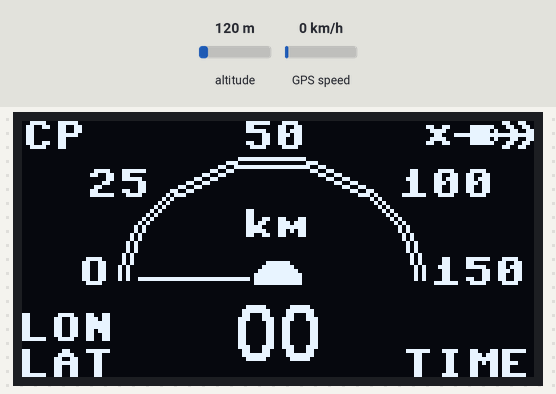
A program run on a simulated Raspberry Pi Pico running MicroPython. On the bench: 128×64 one-colour display. The inputs (shaded band) are chosen by the test bench; at power-on: GPS speed 0 km/h, altitude 120 m. The GPS gets a fix after 3 s at 37.7749, -122.4194 with 8 satellites; library files of the repository ran but are not shown: ssd1306.py, micropyGPS.py, freesans20.py, writer.py; what the program prints to the serial console is not drawn.

Above: at 1.2 s.
1.3 s: GPS speed set to 97 km/h
At 3.8 s:
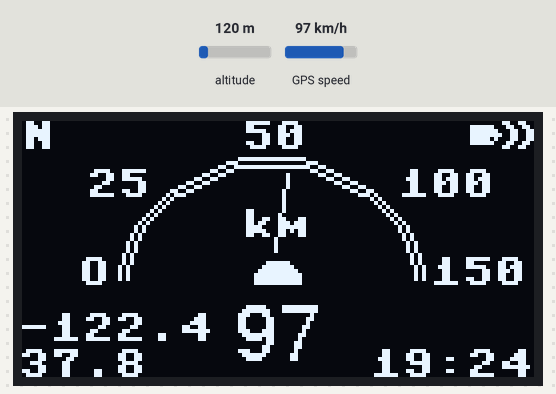
4.5 s: GPS speed set to 101 km/h
At 5.5 s:
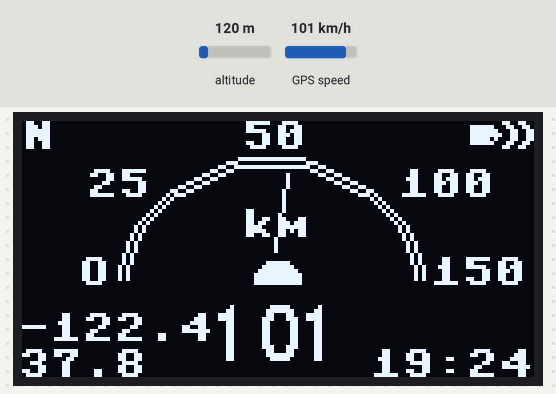
6.5 s: GPS speed set to 2 km/h
At 7.6 s:
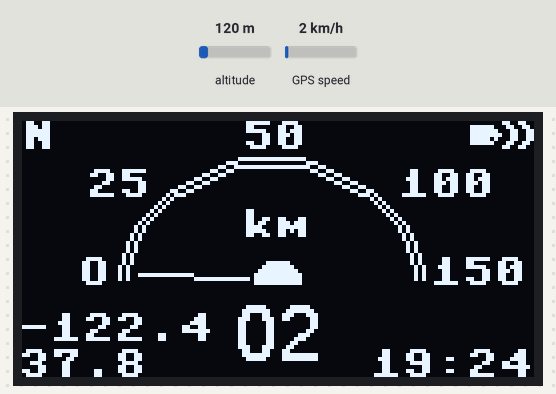
Timing chart, 0 to 9.5 s (numbered marks = the images above; inputs shaded):
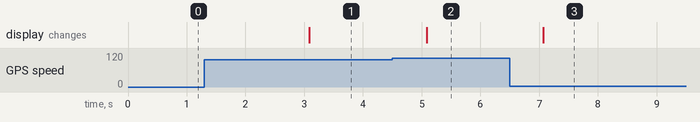

The program:

main.py
```python
from machine import Pin, UART, I2C
import utime, time

from ssd1306 import SSD1306_I2C
from micropyGPS import MicropyGPS
import freesans20
import writer

i2c=I2C(1, sda=Pin(26), scl=Pin(27), freq=400000)
display = SSD1306_I2C(128, 64, i2c)

gps_module = UART(1, baudrate=9600, tx=Pin(4), rx=Pin(5))

TIMEZONE = 9
my_gps = MicropyGPS(TIMEZONE)
speed1 = 0

def convert(parts):
    if (parts[0] == 0):
        return None

    data = parts[0]+(parts[1]/60.0)
    if (parts[2] == 'S'):
        data = -data
    if (parts[2] == 'W'):
        data = -data

    data = '{0:.1f}'.format(data) # to 6 decimal places
    return str(data)

def interface():
    display.text("O",14,34)
    display.text("25",16,12)
    display.text("50",55,0)
    display.text("100",94,12)
    display.text("150",102,34)

    display.fill_rect(112, 1, 5, 5, 1) # 커넥팅
    display.line(117, 1, 119, 3, 1)
    display.line(117, 5, 119, 3, 1)

    display.fill_rect(58, 38, 12, 3, 1) #중앙 속도계
    display.fill_rect(61, 35, 6, 3, 1)
    display.line(69, 38, 65, 35, 1)
    display.line(58, 38, 62, 35, 1)
    display.fill_rect(60, 37, 2, 2, 1)
    display.fill_rect(67, 37, 2, 2, 1)

    display.text("km",55,22)

    display.line(24, 39, 24, 36, 1) # 여기부터 왼 반원
    display.line(25, 35, 25, 33, 1)
    display.line(26, 32, 26, 30, 1)
    display.line(27, 29, 27, 28, 1)
    display.line(28, 27, 28, 26, 1)
    display.line(29, 25, 29, 25, 1)

    display.line(30, 24, 36, 18, 1)

    display.line(37, 17, 38, 17, 1)
    display.line(39, 16, 40, 16, 1)
    display.line(41, 15, 42, 15, 1)
    display.line(43, 14, 44, 14, 1)
    display.line(45, 13, 46, 13, 1)

    display.line(47, 12, 48, 12, 1)
    display.line(49, 11, 50, 11, 1)
    display.line(51, 10, 53, 10, 1)

    display.line(54, 9, 70, 9, 1)

    display.line(100, 39, 100, 36, 1) # 여기부터 오른 반원
    display.line(99, 35, 99, 33, 1)
    display.line(98, 32, 98, 30, 1)
    display.line(97, 29, 97, 28, 1)
    display.line(96, 27, 96, 26, 1)
    display.line(95, 25, 95, 25, 1)

    display.line(94, 24, 88, 18, 1)

    display.line(87, 17, 86, 17, 1)
    display.line(85, 16, 84, 16, 1)
    display.line(83, 15, 82, 15, 1)
    display.line(81, 14, 80, 14, 1)
    display.line(79, 13, 78, 13, 1)

    display.line(77, 12, 76, 12, 1)
    display.line(75, 11, 74, 11, 1)
    display.line(73, 10, 71, 10, 1)
    #########################################################

    display.line(26, 39, 26, 36, 1) # 여기부터 왼 반원2
    display.line(27, 35, 27, 33, 1)
    display.line(28, 32, 28, 30, 1)
    display.line(29, 29, 29, 28, 1)
    display.line(30, 27, 30, 26, 1)
    display.line(31, 25, 31, 25, 1)

    display.line(32, 24, 38, 18, 1)

    display.line(39, 18, 40, 18, 1)
    display.line(41, 17, 42, 17, 1)
    display.line(43, 16, 44, 16, 1)
    display.line(45, 15, 46, 15, 1)
    display.line(47, 14, 48, 14, 1)

    display.line(49, 13, 50, 13, 1)
    display.line(51, 12, 52, 12, 1)
    display.line(53, 11, 54, 11, 1)

    display.line(54, 11, 70, 11, 1)

    display.line(98, 39, 98, 36, 1) # 여기부터 오른 반원2
    display.line(97, 35, 97, 33, 1)
    display.line(96, 32, 96, 30, 1)
    display.line(95, 29, 95, 28, 1)
    display.line(94, 27, 94, 26, 1)
    display.line(93, 25, 93, 25, 1)

    display.line(92, 24, 86, 18, 1)

    display.line(85, 18, 84, 18, 1)
    display.line(83, 17, 82, 17, 1)
    display.line(81, 16, 80, 16, 1)
    display.line(79, 15, 78, 15, 1)
    display.line(77, 14, 76, 14, 1)

    display.line(75, 13, 74, 13, 1)
    display.line(73, 12, 72, 12, 1)
    display.line(71, 11, 70, 11, 1)

font_writer = writer.Writer(display, freesans20)
speed1 = 0
zeroo = 1
font_writer.set_textpos(54, 44)
font_writer.printstring('00')
display.line(56, 39, 29, 39, 1)
display.text('LON',-1,48,1) #위도
display.text('LAT',-1,57,1) # 경도
display.text("TIME",95,57) #시간
display.text("CP",0,0)

while True:
    interface()
    length = gps_module.any()
    if length>0:
        b = gps_module.read(length)
        for x in b:
            msg = my_gps.update(chr(x))
    #_________________________________________________
    latitude = convert(my_gps.latitude)
    longitude = convert(my_gps.longitude)
    #_________________________________________________

    if (latitude == None and latitude == None):
        #display.text('LON',-1,48,1) #위도
        #display.text('LAT',-1,57,1) # 경도
        #display.text("TIME",95,57) #시간
        #display.line(56, 39, 29, 39, 1)
        display.text("x",100,-1)
        display.line(108, 3, 130, 3, 1)
        display.text(")",118,0)
        display.text(")",122,0)
        #display.text("gps",0,-2)
        display.show()
        continue

    t = my_gps.timestamp
    gpsTime = '{:02d}:{:02d}'.format(t[0], t[1])
    gpsbh = my_gps.compass_direction()
    gpsdate = my_gps.date_string('long')
    speed = my_gps.speed_string('kph') #'kph' or 'mph' or 'knot'
    speed1 = "%0.0f" % float(speed)
    speed2 = int(speed1)
    #_________________________________________________
    display.fill(0)
    interface()
    display.fill_rect(117, 2, 2, 2, 1) # 연결완료
    display.text(")",118,0)
    display.text(")",122,0)
    display.text(longitude,-1,48,1) #위도
    display.text(latitude,-1,57,1) # 경도
    display.text(gpsTime,87,57) #시간
    display.text(gpsbh,0,0) # 방향

    if speed2 <= 9:
        font_writer.set_textpos(54, 44)
        font_writer.printstring('0'+speed1)
    elif speed2 <= 99:
        font_writer.set_textpos(54, 44)
        font_writer.printstring(speed1)
    else:
        font_writer.set_textpos(49, 44)
        font_writer.printstring(speed1)

    if speed2 == 0:
        display.line(56, 39, 29, 39, 1)
    elif speed2 == 1 or speed2 == 2 :
        display.line(56, 39, 29, 38, 1)
    elif speed2 == 3 or speed2 == 4 :
        display.line(56, 39, 29, 37, 1)
    elif speed2 == 5 or speed2 == 6 :
        display.line(56, 39, 29, 36, 1)
    elif speed2 == 7 or speed2 == 8 :
        display.line(56, 39, 29, 35, 1)
    elif speed2 == 9 or speed2 == 10 :
        display.line(56, 39, 29, 34, 1)
    elif speed2 == 11 or speed2 == 12 :
        display.line(56, 38, 30, 33, 1)
    elif speed2 == 13 or speed2 == 14 :
        display.line(56, 37, 31, 32, 1)
    elif speed2 == 15 or speed2 == 16 :
        display.line(56, 37, 32, 31, 1)
    elif speed2 == 17 or speed2 == 18 :
        display.line(56, 36, 32, 30, 1)
    elif speed2 == 19 or speed2 == 20 :
        display.line(56, 36, 33, 29, 1)
    elif speed2 == 21 or speed2 == 22 :
        display.line(56, 36, 33, 28, 1)
    elif speed2 == 23 or speed2 == 24 :
        display.line(57, 35, 34, 27, 1)
    elif speed2 == 25 :
        display.line(58, 35, 37, 23, 1)
    elif speed2 == 26 or speed2 == 27 :
        display.line(58, 35, 38, 21, 1)
    elif speed2 == 28 or speed2 == 29 :
        display.line(58, 35, 40, 20, 1)
    elif speed2 == 30 or speed2 == 31 :
        display.line(58, 35, 42, 19, 1)
    elif speed2 == 32 or speed2 == 33 :
        display.line(59, 34, 44, 18, 1)
    elif speed2 == 34 or speed2 == 35 :
        display.line(60, 33, 46, 17, 1)
    elif speed2 == 36 or speed2 == 37 :
        display.line(60, 32, 48, 16, 1)
    elif speed2 == 38 or speed2 == 39 :
        display.line(60, 32, 50, 15, 1)
    elif speed2 == 40 or speed2 == 41 :
        display.line(60, 32, 52, 14, 1)
    elif speed2 == 42 or speed2 == 43 :
        display.line(60, 32, 54, 13, 1)
    elif speed2 == 44 or speed2 == 45 :
        display.line(61, 32, 56, 12, 1)
    elif speed2 == 46 or speed2 == 47 :
        display.line(62, 32, 57, 11, 1)
    elif speed2 == 48 or speed2 == 49 :
        display.line(62, 32, 59, 11, 1)
    elif speed2 == 50 :
        display.line(63, 32, 63, 13, 1)
    elif 51 <= speed2 or speed2 >= 54  :
        display.line(63, 32, 66, 13, 1)
    elif 55 <= speed2 or speed2 >= 58  :
        display.line(63, 32, 68, 13, 1)
    elif 59 <= speed2 or speed2 >= 62  :
        display.line(64, 32, 70, 13, 1)
    elif 63 <= speed2 or speed2 >= 66  :
        display.line(64, 32, 72, 14, 1)
    elif 67 <= speed2 or speed2 >= 70  :
        display.line(64, 32, 74, 14, 1)
    elif 71 <= speed2 or speed2 >= 74  :
        display.line(64, 32, 76, 15, 1)
    elif 75 <= speed2 or speed2 >= 78  :
        display.line(66, 32, 78, 15, 1)
    elif 79 <= speed2 or speed2 >= 82  :
        display.line(66, 32, 80, 16, 1)
    elif 83 <= speed2 or speed2 >= 86  :
        display.line(68, 32, 82, 18, 1)
    elif 87 <= speed2 or speed2 >= 90  :
        display.line(68, 32, 86, 20, 1)
    elif 91 <= speed2 or speed2 >= 95  :
        display.line(68, 32, 86, 21, 1)
    elif 96 <= speed2 or speed2 >= 99  :
        display.line(69, 35, 86, 22, 1)
    elif speed2 == 100 :
        display.line(69, 35, 88, 23, 1)
    elif 101 <= speed2 or speed2 >= 104  :
        display.line(69, 35, 89, 24, 1)
    elif 105 <= speed2 or speed2 >= 108  :
        display.line(69, 35, 90, 25, 1)
    elif 109 <= speed2 or speed2 >= 112  :
        display.line(69, 35, 91, 26, 1)
    elif 113 <= speed2 or speed2 >= 116  :
        display.line(69, 35, 92, 27, 1)
    elif 117 <= speed2 or speed2 >= 120  :
        display.line(70, 36, 93, 28, 1)
    elif 121 <= speed2 or speed2 >= 124  :
        display.line(70, 36, 93, 29, 1)
    elif 125 <= speed2 or speed2 >= 128  :
        display.line(70, 36, 93, 30, 1)
    elif 129 <= speed2 or speed2 >= 132  :
        display.line(70, 36, 94, 31, 1)
    elif 133 <= speed2 or speed2 >= 137  :
        display.line(70, 36, 94, 32, 1)
    elif 138 <= speed2 or speed2 >= 141  :
        display.line(70, 36, 94, 33, 1)
    elif 142 <= speed2 or speed2 >= 145  :
        display.line(71, 37, 95, 34, 1)
    elif 146 <= speed2 or speed2 >= 149  :
        display.line(71, 38, 95, 35, 1)
    elif speed2 >= 150 :
        display.line(71, 39, 95, 39, 1)
    display.show()

##########################################################
```

Measured:
- the behaviour switches between 99 and 100 km/h on GPS speed (found by bisection; images 1 and 2)
- after the input at 1.3 s, the display: changes after 1.8 s (image 1)
- after the input at 4.5 s, the display: changes after 0.59 s (image 2)
- after the input at 6.5 s, the display: changes after 0.57 s (image 3)
